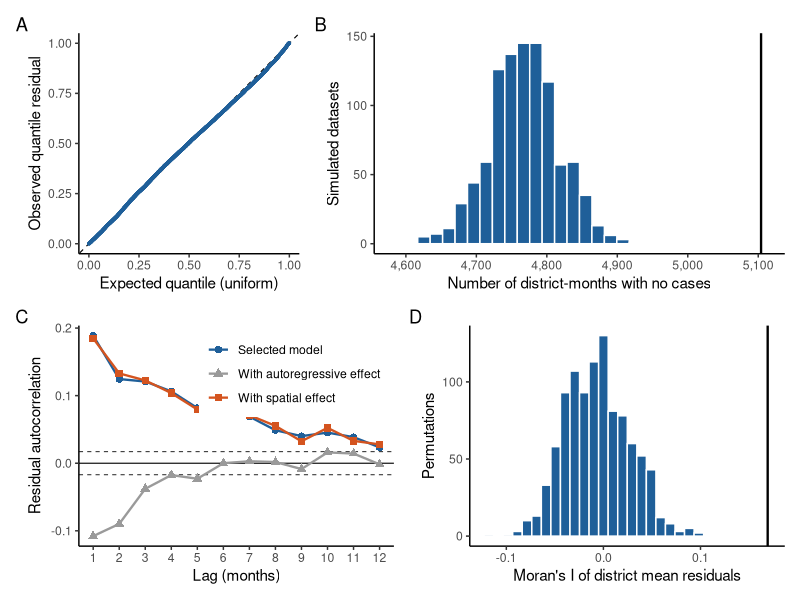
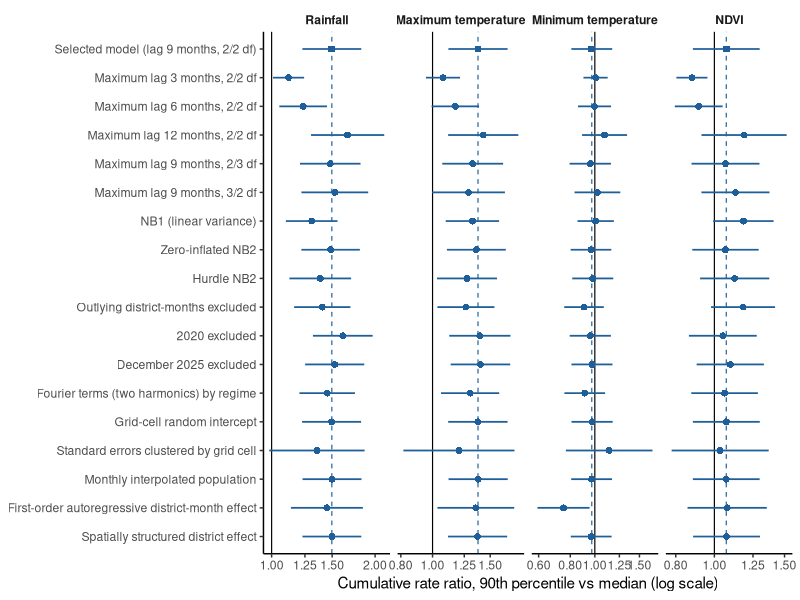

These figures' R source, in order:
# Figure 11 and S2 Fig (Results, section 3.11). Run after analysis/sensitivity.R.
#   S2 Fig: diagnostics of the selected model: (A) quantile-quantile plot of the randomized quantile residuals;
#           (B) simulated number of zero counts with the observed number; (C) residual autocorrelation within districts,
#           selected model and model with the autoregressive effect; (D) permutation distribution of Moran's I.
#   Fig 11: cumulative rate ratios (90th percentile vs median, lags 0-9) under each sensitivity analysis.
suppressPackageStartupMessages({ library(readr); library(dplyr); library(ggplot2); library(patchwork) })
BLUE <- "#1F5F99"; GREY <- "#9A9A9A"
LAB <- c(rainfall = "Rainfall", tmax = "Maximum temperature", tmin = "Minimum temperature", ndvi = "NDVI")
th <- theme_classic(base_size = 11) + theme(strip.background = element_blank(), strip.text = element_text(face = "bold"))
save_fig <- function(p, name, w, h) {
  ggsave(file.path("figures", paste0(name, ".pdf")), p, width = w, height = h, device = cairo_pdf, bg = "white")
}
tests <- read_csv("analysis/output/diagnostics.csv", show_col_types = FALSE)
main <- filter(tests, model == "Selected model")
qq <- read_csv("analysis/output/diagnostics_qq.csv", show_col_types = FALSE)
pA <- ggplot(qq, aes(expected, observed)) + geom_abline(linetype = "dashed", linewidth = 0.4) +
  geom_point(colour = BLUE, size = 0.6) + coord_equal() +
  labs(x = "Expected quantile (uniform)", y = "Observed quantile residual", tag = "A") + th
zs <- read_csv("analysis/output/diagnostics_zero_sims.csv", show_col_types = FALSE)
pB <- ggplot(zs, aes(zeros)) + geom_histogram(bins = 30, fill = BLUE, colour = "white") +
  geom_vline(xintercept = main$zeros_obs, linewidth = 0.8) + scale_x_continuous(labels = scales::label_comma()) +
  labs(x = "Number of district-months with no cases", y = "Simulated datasets", tag = "B") + th
ac <- read_csv("analysis/output/diagnostics_acf.csv", show_col_types = FALSE)
band <- 1.96 / sqrt(min(ac$n))
pC <- ggplot(ac, aes(lag, acf, colour = model, shape = model)) + geom_hline(yintercept = 0, linewidth = 0.4) +
  geom_hline(yintercept = c(-band, band), linetype = "dashed", linewidth = 0.3) +
  geom_line(linewidth = 0.8) + geom_point(size = 2.2) +
  scale_colour_manual(values = c("Selected model" = BLUE, "With autoregressive effect" = GREY, "With spatial effect" = "#D4541F"), name = NULL) +
  scale_shape_manual(values = c("Selected model" = 16, "With autoregressive effect" = 17, "With spatial effect" = 15), name = NULL) +
  scale_x_continuous(breaks = 1:12) + labs(x = "Lag (months)", y = "Residual autocorrelation", tag = "C") + th +
  theme(legend.position = c(0.98, 0.98), legend.justification = c(1, 1))
mp <- read_csv("analysis/output/diagnostics_moran_perm.csv", show_col_types = FALSE) |> filter(model == "Selected model")
pD <- ggplot(mp, aes(I)) + geom_histogram(bins = 30, fill = BLUE, colour = "white") +
  geom_vline(xintercept = main$moran_I, linewidth = 0.8) +
  labs(x = "Moran's I of district mean residuals", y = "Permutations", tag = "D") + th
save_fig((pA | pB) / (pC | pD), "S2_Fig", 9, 7.5)

s <- read_csv("analysis/output/sensitivity_summary.csv", show_col_types = FALSE)
cl <- read_csv("analysis/output/sensitivity_clustered_se.csv", show_col_types = FALSE) |> filter(se == "cluster") |>
  mutate(id = "cluster_se", group = "Climate data", label = "Standard errors clustered by grid cell")
s <- bind_rows(s, cl)
ORDER <- c("main", "L3", "L6", "L12", "L9_23", "L9_32", "nb1", "zinb", "hurdle", "no_outliers", "no_2020", "no_dec2025",
           "fourier", "cell_re", "cluster_se", "pop_month", "thr75", "thr90", "tr_uni", "tr_bim", "ar1", "spatial")
s <- filter(s, id %in% ORDER)
lev <- unique(s$label[order(match(s$id, ORDER))])
s <- s |> mutate(label = factor(label, levels = rev(lev)), variable = factor(LAB[variable], levels = LAB),
                 is_main = id == "main")
ref <- s |> filter(is_main) |> select(variable, ref = cumRR)
p13 <- ggplot(s, aes(cumRR, label)) +
  geom_vline(xintercept = 1, linewidth = 0.4) +
  geom_vline(data = ref, aes(xintercept = ref), linetype = "dashed", colour = BLUE, linewidth = 0.4) +
  geom_errorbarh(aes(xmin = lo, xmax = hi), height = 0, colour = BLUE, linewidth = 0.6) +
  geom_point(aes(shape = is_main), colour = BLUE, size = 2) + scale_shape_manual(values = c(`FALSE` = 16, `TRUE` = 15), guide = "none") +
  scale_x_log10(breaks = c(0.6, 0.8, 1, 1.25, 1.5, 2)) + facet_wrap(~ variable, nrow = 1, scales = "free_x") +
  labs(x = "Cumulative rate ratio, 90th percentile vs median (log scale)", y = NULL) + th
save_fig(p13, "Fig11", 11, 6.5)
cat("saved figures/Fig11 and S2_Fig\n")
